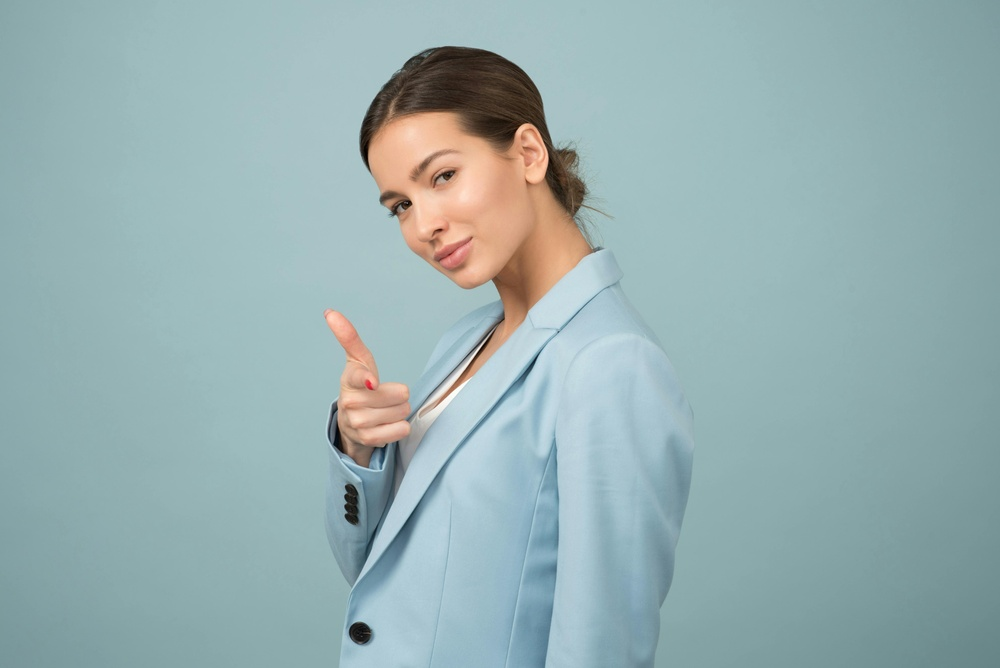
#> input picture lana.jpg, 1000 x 668 px, shrunk from 6016 x 4016 before the run, found by its file name
$ python prac4_face_detection.py
#> lines starting #> are read from the running program, lines starting #| are printed output that depends on the picture; after the words box and inside, x2 and y2 are one past the last pixel; in counts of white or black regions, pixels touching at a corner belong together
#!pip install opencv-python

# detect face from input image and save it on the disk.
import cv2
# Load the pre-trained Haar Cascade model for face detection
face_cascade = cv2.CascadeClassifier(cv2.data.haarcascades + 'haarcascade_frontalface_default.xml')
# load the image where you want to detect face
image_path = 'D:/Nishant/MSC-IT/cv_new/input/lana.jpg'  # path to your image
image = cv2.imread(image_path)
#> image is the input picture: shape (668, 1000, 3); mean B, G, R 177.2, 175.6, 151.2
# convert the image to grayscale
gray = cv2.cvtColor(image, cv2.COLOR_BGR2GRAY)
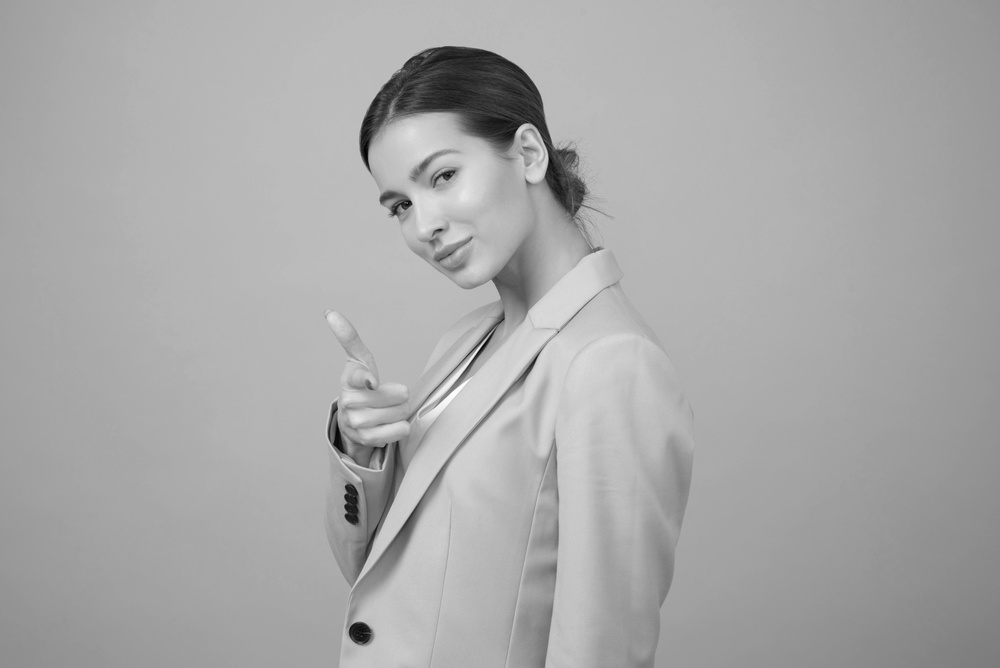
#> gray: shape (668, 1000); min 2, max 254, mean 168.4
# detect faces in the image
faces = face_cascade.detectMultiScale(gray, scaleFactor=1.1, minNeighbors=5, minSize=(30,30))
#> faces = [[508, 130, 47, 47]]
# draw rectangles around each face
for (x,y,w,h) in faces:
    cv2.rectangle(image,(x,y),(x+w,y+h),(255,0,0),2)
#> this loop made 1 pass
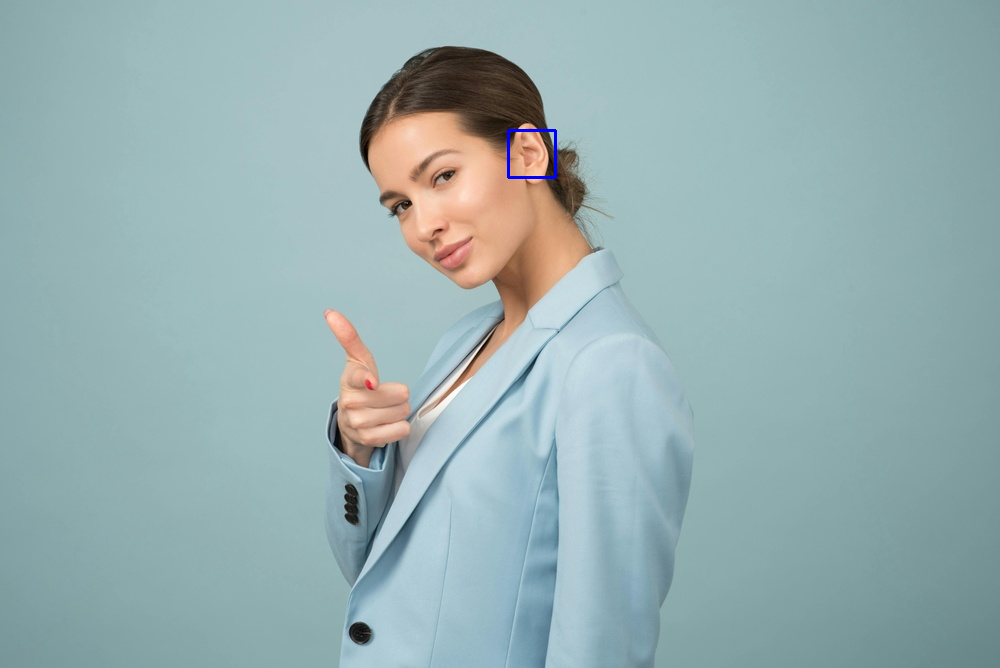
#> image: shape (668, 1000, 3); 0.08% of pixels changed, all inside (x1, y1, x2, y2) = (507, 129, 557, 179)
# save the image with faces highlighted
output_path = 'D:/Nishant/MSC-IT/cv_new/input/faces_detected.jpg'   # corrected file extension
cv2.imwrite(output_path, image)
print(f"Faces Detected: {len(faces)}. Output saved to {output_path}")
#| Faces Detected: 1. Output saved to D:/Nishant/MSC-IT/cv_new/input/faces_detected.jpg
